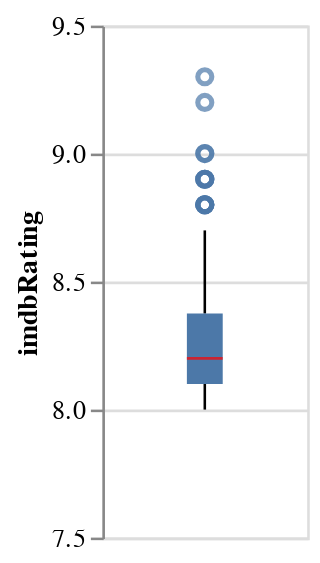

Here is the notebook cell this chart was saved with:
### Code cell
# Box plot
alt.Chart(imdb1).mark_boxplot(median={"color": "red"}).encode(
  alt.Y('imdbRating', scale=alt.Scale(domain=[7.5,9.5]))).properties(width=80,height=200).interactive()

### Figure 1 — Vega-Lite specification as saved in the notebook (floating-point values rounded to 4 significant figures; data arrays with more than 128 entries replaced by an {"elided": "..."} marker saying what was removed)
{"data": {"name": "data-c74c963a965a96ccc1afb905a093ae6e"}, "mark": {"type": "boxplot", "median": {"color": "red"}}, "encoding": {"y": {"field": "imdbRating", "scale": {"domain": [7.5, 9.5]}, "type": "quantitative"}}, "height": 200, "selection": {"selector049": {"type": "interval", "bind": "scales", "encodings": ["x", "y"]}}, "width": 80, "$schema": "https://vega.github.io/schema/vega-lite/v4.17.0.json", "datasets": {"data-c74c963a965a96ccc1afb905a093ae6e": {"elided": "250 records"}}}
